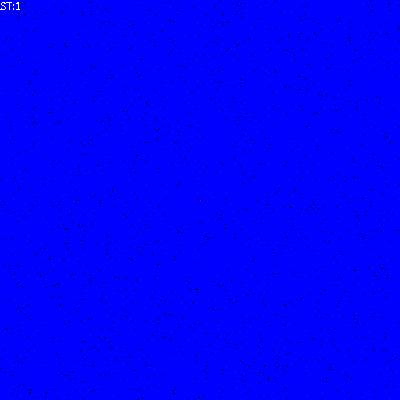
Frame 1 (no input)
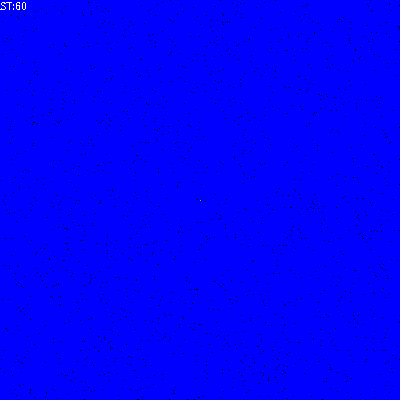
Frame 60 (the mouse pressed at the canvas centre just before this capture)
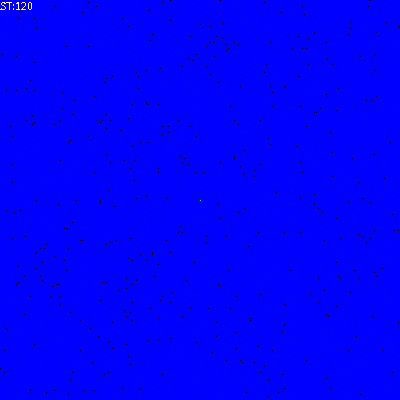
Frame 120 (the mouse held since frame 60 and released just before this capture)

The Processing sketch that drew these frames (run headless with seeded random() and noise(); from frame 60 on, the mouse is pressed at the canvas centre):

// Processing sketch: ModelSIR1
// ── ModelSIR1.pde
// Two-dimensional, probabilistic (MC steps) cellular automaton - SIR rule
// Seeding the array at the beginning with a given density of healthy cells and a single infected cell
// IN THIS SIMPLEST VERSION OF THE MODEL, THE DISEASE IS VERY SHORT AND VERY LOWLY CONTAGIOUS
//-////////////////////////////////////////////////////////////////////////////////////////////////////

int WorldSize=400; //How many elements do we want in a line and how many lines (square array)

int[][] World=new int[WorldSize][WorldSize]; //Creating the world table
                                             //- in Processing always using allocation (operator `new`)
float IDens=0.99; //Initial density in the array

//`final` is something like constants
final int Empty=0; 
final int Susceptible=1;
final int Infected=2;
final int Recovered=3;

void setup()
{ //Empty=-1;      //LOOK! It makes ERROR: The `final` field cannot be assigned!
 size(400,400);    //Square window
 noSmooth();       //It speeds up simulations significantly
 
 if(IDens>0)
  {
   for(int i=0;i<World.length;i++) //Seeding the array
    for(int j=0;j<World.length;j++) 
      if(random(1.0)<IDens)
        World[i][j]=Susceptible;
      else
        World[i][j]=Empty; //For initialization certainty, especially if "Empty" was not zero.
  }
 
 World[WorldSize/2][WorldSize/2]=Infected;
  
 frameRate(10);
}

int t=0;

void draw()
{  
  for(int i=0;i<World.length;i++) //Visualization, in other words "drawing on the screen"
    for(int j=0;j<World.length;j++) 
    {
      switch(World[i][j]){ //The switch statement allows us to select...
      case 3:stroke(0,255,0);break; //any color depending on the number in the cell
      case 2:stroke(255,0,0);break;
      case 1:stroke(0,0,255);break;
      case 0:stroke(0,0,0);break;
      default: stroke(255); //This, i.e. white, should never appear
      break;
      } 
      point(i,j);
    }
  
  //Changing the state of the automaton - Monte Carlo step
  //STATES: Empty=0; Susceptible=1; Infected=2; Recovered=3;
  for(int a=0;a<World.length*World.length;a++) //As many draws as there are cells
  {
       // Drawing agent coordinates
       int i=(int)random(World.length);
       int j=(int)random(World.length);
       
       //If empty or healthy, nothing happens
       if(World[i][j]!=Infected) continue;
       
       //Calculating the location of neighbors
       int right = (i+1) % WorldSize;      
       int left  = (WorldSize+i-1) % WorldSize;
       int dw=(j+1) % WorldSize;   
       int up=(WorldSize+j-1) % WorldSize;
       
       int neigh=(int)random(4); //Choosing which neighbor to interact with
       
       switch(neigh) //Here you have to be very careful not to make a mistake in the indices
       {
       case 0: if(World[left] [j]==Susceptible) World[left][j]=Infected;  break;
       case 1: if(World[right][j]==Susceptible) World[right][j]=Infected; break;
       case 2: if(World[i][up]==Susceptible) World[i][up]=Infected;break;
       case 3: if(World[i][dw]==Susceptible) World[i][dw]=Infected;break;
       default: println("Ups!",neigh);break;
       } 
       
       World[i][j]=Recovered;
   }
      
   t++; //Next generation/step/year
   text("ST:"+t,0,10);
}

//*////////////////////////////////////////////////////////////////////////////////
// Author: Wojciech T. Borkowski
// Materials for the script "Processing in education and simulation
// https://github.com/borkowsk/bookProcessingEN
/// @date 2026-10-16 (last modification)
//*////////////////////////////////////////////////////////////////////////////////
